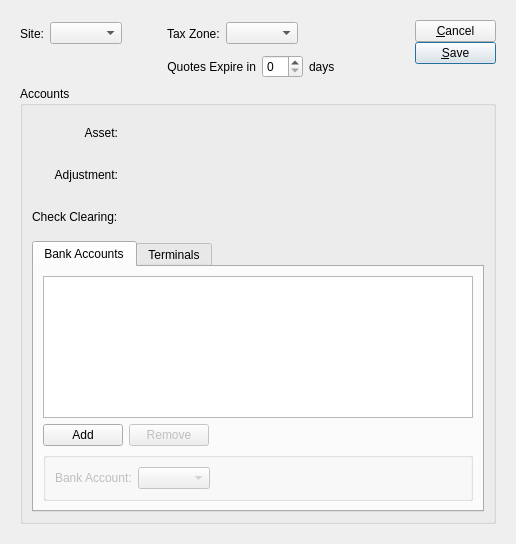
<?xml version="1.0" encoding="UTF-8"?>
<ui version="4.0">
 <class>retailSite</class>
 <widget class="QWidget" name="retailSite">
  <property name="geometry">
   <rect>
    <x>0</x>
    <y>0</y>
    <width>516</width>
    <height>544</height>
   </rect>
  </property>
  <property name="windowTitle">
   <string>Retail Site</string>
  </property>
  <layout class="QGridLayout" name="gridLayout_4">
   <item row="0" column="0">
    <widget class="Screen" name="_retailSite">
     <property name="schemaName">
      <string notr="true">xtpos</string>
     </property>
     <property name="tableName">
      <string notr="true">api_retailsite</string>
     </property>
     <layout class="QGridLayout" name="gridLayout_6">
      <item row="0" column="0">
       <layout class="QHBoxLayout" name="horizontalLayout_5">
        <item>
         <layout class="QGridLayout" name="gridLayout">
          <item row="0" column="0">
           <widget class="QLabel" name="_siteLit">
            <property name="text">
             <string>Site:</string>
            </property>
            <property name="alignment">
             <set>Qt::AlignRight|Qt::AlignTrailing|Qt::AlignVCenter</set>
            </property>
           </widget>
          </item>
          <item row="0" column="1">
           <layout class="QHBoxLayout" name="horizontalLayout">
            <item>
             <widget class="WComboBox" name="_site">
              <property name="allowNull">
               <bool>true</bool>
              </property>
              <property name="fieldName">
               <string notr="true">site</string>
              </property>
              <property name="type">
               <enum>WComboBox::Sold</enum>
              </property>
             </widget>
            </item>
            <item>
             <spacer>
              <property name="orientation">
               <enum>Qt::Horizontal</enum>
              </property>
              <property name="sizeHint" stdset="0">
               <size>
                <width>39</width>
                <height>27</height>
               </size>
              </property>
             </spacer>
            </item>
           </layout>
          </item>
          <item row="0" column="2">
           <layout class="QHBoxLayout" name="horizontalLayout_4">
            <item>
             <widget class="XLabel" name="xlabel">
              <property name="text">
               <string>Tax Zone:</string>
              </property>
             </widget>
            </item>
            <item>
             <layout class="QHBoxLayout" name="horizontalLayout_3">
              <item>
               <widget class="XComboBox" name="_taxzone">
                <property name="allowNull">
                 <bool>true</bool>
                </property>
                <property name="type">
                 <enum>XComboBox::TaxZones</enum>
                </property>
                <property name="fieldName">
                 <string notr="true">tax_zone</string>
                </property>
               </widget>
              </item>
              <item>
               <spacer>
                <property name="orientation">
                 <enum>Qt::Horizontal</enum>
                </property>
                <property name="sizeHint" stdset="0">
                 <size>
                  <width>26</width>
                  <height>18</height>
                 </size>
                </property>
               </spacer>
              </item>
             </layout>
            </item>
           </layout>
          </item>
          <item row="1" column="2">
           <layout class="QHBoxLayout" name="horizontalLayout_2">
            <item>
             <widget class="QLabel" name="_expireLit">
              <property name="text">
               <string>Quotes Expire in</string>
              </property>
              <property name="alignment">
               <set>Qt::AlignRight|Qt::AlignTrailing|Qt::AlignVCenter</set>
              </property>
             </widget>
            </item>
            <item>
             <widget class="XSpinBox" name="_expire">
              <property name="fieldName">
               <string notr="true">quote_days</string>
              </property>
              <property name="defaultValue">
               <string>30</string>
              </property>
             </widget>
            </item>
            <item>
             <widget class="QLabel" name="_daysLit">
              <property name="text">
               <string>days</string>
              </property>
             </widget>
            </item>
           </layout>
          </item>
         </layout>
        </item>
        <item>
         <spacer name="horizontalSpacer_2">
          <property name="orientation">
           <enum>Qt::Horizontal</enum>
          </property>
          <property name="sizeHint" stdset="0">
           <size>
            <width>18</width>
            <height>20</height>
           </size>
          </property>
         </spacer>
        </item>
        <item>
         <layout class="QVBoxLayout" name="_2">
          <property name="spacing">
           <number>0</number>
          </property>
          <item>
           <widget class="QPushButton" name="_cancel">
            <property name="text">
             <string>&amp;Cancel</string>
            </property>
           </widget>
          </item>
          <item>
           <widget class="QPushButton" name="_save">
            <property name="text">
             <string>&amp;Save</string>
            </property>
            <property name="autoDefault">
             <bool>true</bool>
            </property>
            <property name="default">
             <bool>true</bool>
            </property>
           </widget>
          </item>
          <item>
           <spacer>
            <property name="orientation">
             <enum>Qt::Vertical</enum>
            </property>
            <property name="sizeType">
             <enum>QSizePolicy::Expanding</enum>
            </property>
            <property name="sizeHint" stdset="0">
             <size>
              <width>81</width>
              <height>16</height>
             </size>
            </property>
           </spacer>
          </item>
         </layout>
        </item>
       </layout>
      </item>
      <item row="1" column="0">
       <widget class="QGroupBox" name="_accountGroup">
        <property name="sizePolicy">
         <sizepolicy hsizetype="Preferred" vsizetype="Preferred">
          <horstretch>0</horstretch>
          <verstretch>1</verstretch>
         </sizepolicy>
        </property>
        <property name="title">
         <string>Accounts</string>
        </property>
        <layout class="QGridLayout" name="_3">
         <item row="0" column="0">
          <widget class="QLabel" name="_assetLit">
           <property name="text">
            <string>Asset:</string>
           </property>
           <property name="alignment">
            <set>Qt::AlignRight|Qt::AlignTrailing|Qt::AlignVCenter</set>
           </property>
          </widget>
         </item>
         <item row="0" column="1">
          <widget class="GLCluster" name="_asset">
           <property name="fieldName">
            <string notr="true">asset</string>
           </property>
          </widget>
         </item>
         <item row="0" column="2">
          <spacer>
           <property name="orientation">
            <enum>Qt::Horizontal</enum>
           </property>
           <property name="sizeHint" stdset="0">
            <size>
             <width>40</width>
             <height>36</height>
            </size>
           </property>
          </spacer>
         </item>
         <item row="1" column="0">
          <widget class="QLabel" name="_adjustLit">
           <property name="text">
            <string>Adjustment:</string>
           </property>
           <property name="alignment">
            <set>Qt::AlignRight|Qt::AlignTrailing|Qt::AlignVCenter</set>
           </property>
          </widget>
         </item>
         <item row="1" column="1">
          <widget class="GLCluster" name="_adjust">
           <property name="fieldName">
            <string notr="true">adjustment</string>
           </property>
          </widget>
         </item>
         <item row="1" column="2">
          <spacer>
           <property name="orientation">
            <enum>Qt::Horizontal</enum>
           </property>
           <property name="sizeHint" stdset="0">
            <size>
             <width>40</width>
             <height>36</height>
            </size>
           </property>
          </spacer>
         </item>
         <item row="2" column="0">
          <widget class="QLabel" name="_checkClearingLit">
           <property name="text">
            <string>Check Clearing:</string>
           </property>
          </widget>
         </item>
         <item row="2" column="1">
          <widget class="GLCluster" name="_checkClearing">
           <property name="fieldName">
            <string notr="true">check_clearing</string>
           </property>
          </widget>
         </item>
         <item row="2" column="2">
          <spacer>
           <property name="orientation">
            <enum>Qt::Horizontal</enum>
           </property>
           <property name="sizeHint" stdset="0">
            <size>
             <width>40</width>
             <height>36</height>
            </size>
           </property>
          </spacer>
         </item>
         <item row="3" column="0" colspan="3">
          <widget class="QTabWidget" name="_tab">
           <property name="currentIndex">
            <number>0</number>
           </property>
           <widget class="QWidget" name="_bnkacctTab">
            <attribute name="title">
             <string>Bank Accounts</string>
            </attribute>
            <layout class="QGridLayout" name="gridLayout_5">
             <item row="0" column="0">
              <widget class="XTreeView" name="_bnkaccts">
               <property name="sizePolicy">
                <sizepolicy hsizetype="Expanding" vsizetype="Expanding">
                 <horstretch>0</horstretch>
                 <verstretch>0</verstretch>
                </sizepolicy>
               </property>
               <property name="editTriggers">
                <set>QAbstractItemView::NoEditTriggers</set>
               </property>
               <property name="alternatingRowColors">
                <bool>false</bool>
               </property>
               <property name="schemaName">
                <string notr="true">xtpos</string>
               </property>
               <property name="tableName">
                <string notr="true">api_retailsitebankaccnt</string>
               </property>
               <property name="primaryKeyCoulmns" stdset="0">
                <number>2</number>
               </property>
              </widget>
             </item>
             <item row="1" column="0">
              <layout class="QHBoxLayout" name="_4">
               <item>
                <widget class="QPushButton" name="_insertBankAcct">
                 <property name="text">
                  <string>Add</string>
                 </property>
                </widget>
               </item>
               <item>
                <widget class="QPushButton" name="_removeBankAcct">
                 <property name="enabled">
                  <bool>false</bool>
                 </property>
                 <property name="text">
                  <string>Remove</string>
                 </property>
                </widget>
               </item>
               <item>
                <spacer>
                 <property name="orientation">
                  <enum>Qt::Horizontal</enum>
                 </property>
                 <property name="sizeHint" stdset="0">
                  <size>
                   <width>40</width>
                   <height>20</height>
                  </size>
                 </property>
                </spacer>
               </item>
              </layout>
             </item>
             <item row="2" column="0">
              <widget class="Screen" name="_bnkacct">
               <property name="primaryKeyColumns">
                <number>2</number>
               </property>
               <layout class="QGridLayout" name="gridLayout_3">
                <property name="margin">
                 <number>0</number>
                </property>
                <item row="0" column="0">
                 <widget class="QGroupBox" name="_bnkacctGroup">
                  <property name="enabled">
                   <bool>false</bool>
                  </property>
                  <property name="title">
                   <string/>
                  </property>
                  <layout class="QGridLayout" name="gridLayout_2">
                   <item row="0" column="0">
                    <widget class="QLabel" name="_bnkacctNameLit">
                     <property name="text">
                      <string>Bank Account:</string>
                     </property>
                    </widget>
                   </item>
                   <item row="0" column="1">
                    <widget class="XComboBox" name="_bnkacctName">
                     <property name="allowNull">
                      <bool>true</bool>
                     </property>
                     <property name="nullStr">
                      <string>[ select a bank account ]</string>
                     </property>
                     <property name="type">
                      <enum>XComboBox::ARBankAccounts</enum>
                     </property>
                     <property name="defaultCode">
                      <enum>XComboBox::First</enum>
                     </property>
                     <property name="fieldName">
                      <string notr="true">bank_account</string>
                     </property>
                    </widget>
                   </item>
                   <item row="0" column="2">
                    <spacer name="horizontalSpacer">
                     <property name="orientation">
                      <enum>Qt::Horizontal</enum>
                     </property>
                     <property name="sizeHint" stdset="0">
                      <size>
                       <width>40</width>
                       <height>20</height>
                      </size>
                     </property>
                    </spacer>
                   </item>
                  </layout>
                 </widget>
                </item>
               </layout>
              </widget>
             </item>
            </layout>
           </widget>
           <widget class="QWidget" name="_terminalTab">
            <attribute name="title">
             <string>Terminals</string>
            </attribute>
            <layout class="QGridLayout" name="_5">
             <item row="0" column="0">
              <widget class="XTreeView" name="_terminals">
               <property name="editTriggers">
                <set>QAbstractItemView::AllEditTriggers</set>
               </property>
               <property name="alternatingRowColors">
                <bool>false</bool>
               </property>
               <property name="selectionBehavior">
                <enum>QAbstractItemView::SelectRows</enum>
               </property>
               <property name="schemaName">
                <string notr="true">xtpos</string>
               </property>
               <property name="tableName">
                <string notr="true">api_retailsiteterminal</string>
               </property>
               <property name="primaryKeyCoulmns" stdset="0">
                <number>2</number>
               </property>
              </widget>
             </item>
             <item row="1" column="0">
              <layout class="QHBoxLayout" name="_6">
               <item>
                <widget class="QPushButton" name="_insertTerminal">
                 <property name="text">
                  <string>Add</string>
                 </property>
                </widget>
               </item>
               <item>
                <widget class="QPushButton" name="_removeTerminal">
                 <property name="enabled">
                  <bool>false</bool>
                 </property>
                 <property name="text">
                  <string>Remove</string>
                 </property>
                </widget>
               </item>
               <item>
                <spacer>
                 <property name="orientation">
                  <enum>Qt::Horizontal</enum>
                 </property>
                 <property name="sizeHint" stdset="0">
                  <size>
                   <width>421</width>
                   <height>20</height>
                  </size>
                 </property>
                </spacer>
               </item>
              </layout>
             </item>
            </layout>
           </widget>
          </widget>
         </item>
        </layout>
       </widget>
      </item>
     </layout>
    </widget>
   </item>
  </layout>
 </widget>
 <customwidgets>
  <customwidget>
   <class>GLCluster</class>
   <extends>QWidget</extends>
   <header>glcluster.h</header>
  </customwidget>
  <customwidget>
   <class>Screen</class>
   <extends>QWidget</extends>
   <header>screen.h</header>
   <container>1</container>
  </customwidget>
  <customwidget>
   <class>WComboBox</class>
   <extends>XComboBox</extends>
   <header>wcombobox.h</header>
  </customwidget>
  <customwidget>
   <class>XComboBox</class>
   <extends>QComboBox</extends>
   <header>xcombobox.h</header>
  </customwidget>
  <customwidget>
   <class>XLabel</class>
   <extends>QLabel</extends>
   <header>xlabel.h</header>
  </customwidget>
  <customwidget>
   <class>XSpinBox</class>
   <extends>QSpinBox</extends>
   <header>xspinbox.h</header>
  </customwidget>
  <customwidget>
   <class>XTreeView</class>
   <extends>QTreeView</extends>
   <header>xtreeview.h</header>
  </customwidget>
 </customwidgets>
 <resources/>
 <connections>
  <connection>
   <sender>_bnkaccts</sender>
   <signal>valid(bool)</signal>
   <receiver>_removeBankAcct</receiver>
   <slot>setEnabled(bool)</slot>
   <hints>
    <hint type="sourcelabel">
     <x>257</x>
     <y>340</y>
    </hint>
    <hint type="destinationlabel">
     <x>176</x>
     <y>404</y>
    </hint>
   </hints>
  </connection>
  <connection>
   <sender>_bnkaccts</sender>
   <signal>valid(bool)</signal>
   <receiver>_bnkacctGroup</receiver>
   <slot>setEnabled(bool)</slot>
   <hints>
    <hint type="sourcelabel">
     <x>257</x>
     <y>340</y>
    </hint>
    <hint type="destinationlabel">
     <x>257</x>
     <y>456</y>
    </hint>
   </hints>
  </connection>
  <connection>
   <sender>_bnkaccts</sender>
   <signal>rowSelected(int)</signal>
   <receiver>_bnkacct</receiver>
   <slot>setCurrentIndex(int)</slot>
   <hints>
    <hint type="sourcelabel">
     <x>257</x>
     <y>340</y>
    </hint>
    <hint type="destinationlabel">
     <x>257</x>
     <y>456</y>
    </hint>
   </hints>
  </connection>
  <connection>
   <sender>_bnkaccts</sender>
   <signal>newModel(XSqlTableModel*)</signal>
   <receiver>_bnkacct</receiver>
   <slot>setDataWidgetMapper(XSqlTableModel*)</slot>
   <hints>
    <hint type="sourcelabel">
     <x>257</x>
     <y>340</y>
    </hint>
    <hint type="destinationlabel">
     <x>257</x>
     <y>456</y>
    </hint>
   </hints>
  </connection>
  <connection>
   <sender>_bnkacct</sender>
   <signal>newDataWidgetMapper(XDataWidgetMapper*)</signal>
   <receiver>_bnkacctName</receiver>
   <slot>setDataWidgetMap(XDataWidgetMapper*)</slot>
   <hints>
    <hint type="sourcelabel">
     <x>257</x>
     <y>456</y>
    </hint>
    <hint type="destinationlabel">
     <x>269</x>
     <y>456</y>
    </hint>
   </hints>
  </connection>
  <connection>
   <sender>_insertBankAcct</sender>
   <signal>clicked()</signal>
   <receiver>_bnkaccts</receiver>
   <slot>insert()</slot>
   <hints>
    <hint type="sourcelabel">
     <x>95</x>
     <y>404</y>
    </hint>
    <hint type="destinationlabel">
     <x>257</x>
     <y>340</y>
    </hint>
   </hints>
  </connection>
  <connection>
   <sender>_insertBankAcct</sender>
   <signal>clicked()</signal>
   <receiver>_bnkacct</receiver>
   <slot>clear()</slot>
   <hints>
    <hint type="sourcelabel">
     <x>95</x>
     <y>404</y>
    </hint>
    <hint type="destinationlabel">
     <x>257</x>
     <y>456</y>
    </hint>
   </hints>
  </connection>
  <connection>
   <sender>_insertTerminal</sender>
   <signal>clicked()</signal>
   <receiver>_terminals</receiver>
   <slot>insert()</slot>
   <hints>
    <hint type="sourcelabel">
     <x>95</x>
     <y>465</y>
    </hint>
    <hint type="destinationlabel">
     <x>257</x>
     <y>371</y>
    </hint>
   </hints>
  </connection>
  <connection>
   <sender>_removeBankAcct</sender>
   <signal>clicked()</signal>
   <receiver>_bnkaccts</receiver>
   <slot>removeSelected()</slot>
   <hints>
    <hint type="sourcelabel">
     <x>176</x>
     <y>404</y>
    </hint>
    <hint type="destinationlabel">
     <x>257</x>
     <y>340</y>
    </hint>
   </hints>
  </connection>
  <connection>
   <sender>_removeBankAcct</sender>
   <signal>clicked()</signal>
   <receiver>_bnkacct</receiver>
   <slot>clear()</slot>
   <hints>
    <hint type="sourcelabel">
     <x>176</x>
     <y>404</y>
    </hint>
    <hint type="destinationlabel">
     <x>257</x>
     <y>456</y>
    </hint>
   </hints>
  </connection>
  <connection>
   <sender>_removeTerminal</sender>
   <signal>clicked()</signal>
   <receiver>_terminals</receiver>
   <slot>removeSelected()</slot>
   <hints>
    <hint type="sourcelabel">
     <x>176</x>
     <y>465</y>
    </hint>
    <hint type="destinationlabel">
     <x>257</x>
     <y>371</y>
    </hint>
   </hints>
  </connection>
  <connection>
   <sender>_retailSite</sender>
   <signal>newDataWidgetMapper(XDataWidgetMapper*)</signal>
   <receiver>_asset</receiver>
   <slot>setDataWidgetMap(XDataWidgetMapper*)</slot>
   <hints>
    <hint type="sourcelabel">
     <x>257</x>
     <y>271</y>
    </hint>
    <hint type="destinationlabel">
     <x>270</x>
     <y>144</y>
    </hint>
   </hints>
  </connection>
  <connection>
   <sender>_retailSite</sender>
   <signal>newDataWidgetMapper(XDataWidgetMapper*)</signal>
   <receiver>_adjust</receiver>
   <slot>setDataWidgetMap(XDataWidgetMapper*)</slot>
   <hints>
    <hint type="sourcelabel">
     <x>257</x>
     <y>271</y>
    </hint>
    <hint type="destinationlabel">
     <x>270</x>
     <y>190</y>
    </hint>
   </hints>
  </connection>
  <connection>
   <sender>_retailSite</sender>
   <signal>newDataWidgetMapper(XDataWidgetMapper*)</signal>
   <receiver>_checkClearing</receiver>
   <slot>setDataWidgetMap(XDataWidgetMapper*)</slot>
   <hints>
    <hint type="sourcelabel">
     <x>257</x>
     <y>271</y>
    </hint>
    <hint type="destinationlabel">
     <x>270</x>
     <y>236</y>
    </hint>
   </hints>
  </connection>
  <connection>
   <sender>_retailSite</sender>
   <signal>newDataWidgetMapper(XDataWidgetMapper*)</signal>
   <receiver>_terminals</receiver>
   <slot>setDataWidgetMap(XDataWidgetMapper*)</slot>
   <hints>
    <hint type="sourcelabel">
     <x>257</x>
     <y>271</y>
    </hint>
    <hint type="destinationlabel">
     <x>257</x>
     <y>371</y>
    </hint>
   </hints>
  </connection>
  <connection>
   <sender>_retailSite</sender>
   <signal>newDataWidgetMapper(XDataWidgetMapper*)</signal>
   <receiver>_site</receiver>
   <slot>setDataWidgetMap(XDataWidgetMapper*)</slot>
   <hints>
    <hint type="sourcelabel">
     <x>257</x>
     <y>271</y>
    </hint>
    <hint type="destinationlabel">
     <x>102</x>
     <y>41</y>
    </hint>
   </hints>
  </connection>
  <connection>
   <sender>_retailSite</sender>
   <signal>newDataWidgetMapper(XDataWidgetMapper*)</signal>
   <receiver>_bnkaccts</receiver>
   <slot>setDataWidgetMap(XDataWidgetMapper*)</slot>
   <hints>
    <hint type="sourcelabel">
     <x>257</x>
     <y>271</y>
    </hint>
    <hint type="destinationlabel">
     <x>257</x>
     <y>340</y>
    </hint>
   </hints>
  </connection>
  <connection>
   <sender>_retailSite</sender>
   <signal>newDataWidgetMapper(XDataWidgetMapper*)</signal>
   <receiver>_expire</receiver>
   <slot>setDataWidgetMap(XDataWidgetMapper*)</slot>
   <hints>
    <hint type="sourcelabel">
     <x>257</x>
     <y>271</y>
    </hint>
    <hint type="destinationlabel">
     <x>305</x>
     <y>82</y>
    </hint>
   </hints>
  </connection>
  <connection>
   <sender>_retailSite</sender>
   <signal>newDataWidgetMapper(XDataWidgetMapper*)</signal>
   <receiver>_taxzone</receiver>
   <slot>setDataWidgetMap(XDataWidgetMapper*)</slot>
   <hints>
    <hint type="sourcelabel">
     <x>257</x>
     <y>271</y>
    </hint>
    <hint type="destinationlabel">
     <x>265</x>
     <y>41</y>
    </hint>
   </hints>
  </connection>
  <connection>
   <sender>_retailSite</sender>
   <signal>reverted(int)</signal>
   <receiver>_bnkaccts</receiver>
   <slot>revertAll()</slot>
   <hints>
    <hint type="sourcelabel">
     <x>257</x>
     <y>271</y>
    </hint>
    <hint type="destinationlabel">
     <x>257</x>
     <y>340</y>
    </hint>
   </hints>
  </connection>
  <connection>
   <sender>_retailSite</sender>
   <signal>reverted(int)</signal>
   <receiver>_terminals</receiver>
   <slot>revertAll()</slot>
   <hints>
    <hint type="sourcelabel">
     <x>257</x>
     <y>271</y>
    </hint>
    <hint type="destinationlabel">
     <x>257</x>
     <y>371</y>
    </hint>
   </hints>
  </connection>
  <connection>
   <sender>_terminals</sender>
   <signal>valid(bool)</signal>
   <receiver>_removeTerminal</receiver>
   <slot>setEnabled(bool)</slot>
   <hints>
    <hint type="sourcelabel">
     <x>257</x>
     <y>371</y>
    </hint>
    <hint type="destinationlabel">
     <x>176</x>
     <y>465</y>
    </hint>
   </hints>
  </connection>
 </connections>
</ui>
